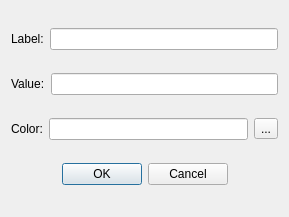
<?xml version="1.0" encoding="UTF-8"?>
<ui version="4.0">
 <class>ChartPointDialog</class>
 <widget class="QDialog" name="ChartPointDialog">
  <property name="geometry">
   <rect>
    <x>0</x>
    <y>0</y>
    <width>289</width>
    <height>217</height>
   </rect>
  </property>
  <property name="windowTitle">
   <string>Dialog</string>
  </property>
  <layout class="QVBoxLayout" name="verticalLayout">
   <item>
    <layout class="QHBoxLayout" name="horizontalLayout">
     <item>
      <widget class="QLabel" name="label">
       <property name="text">
        <string>Label:</string>
       </property>
      </widget>
     </item>
     <item>
      <widget class="QLineEdit" name="lineLabel"/>
     </item>
    </layout>
   </item>
   <item>
    <layout class="QHBoxLayout" name="horizontalLayout_2">
     <item>
      <widget class="QLabel" name="value">
       <property name="text">
        <string>Value:</string>
       </property>
      </widget>
     </item>
     <item>
      <widget class="QLineEdit" name="lineValue"/>
     </item>
    </layout>
   </item>
   <item>
    <layout class="QHBoxLayout" name="horizontalLayout_3">
     <item>
      <widget class="QLabel" name="color">
       <property name="text">
        <string>Color:</string>
       </property>
      </widget>
     </item>
     <item>
      <widget class="QLineEdit" name="lineColor"/>
     </item>
     <item>
      <widget class="QToolButton" name="buttonColor">
       <property name="text">
        <string>...</string>
       </property>
      </widget>
     </item>
    </layout>
   </item>
   <item>
    <widget class="QDialogButtonBox" name="buttonBox">
     <property name="orientation">
      <enum>Qt::Horizontal</enum>
     </property>
     <property name="standardButtons">
      <set>QDialogButtonBox::Cancel|QDialogButtonBox::Ok</set>
     </property>
     <property name="centerButtons">
      <bool>true</bool>
     </property>
    </widget>
   </item>
  </layout>
 </widget>
 <resources/>
 <connections>
  <connection>
   <sender>buttonBox</sender>
   <signal>accepted()</signal>
   <receiver>ChartPointDialog</receiver>
   <slot>accept()</slot>
   <hints>
    <hint type="sourcelabel">
     <x>248</x>
     <y>254</y>
    </hint>
    <hint type="destinationlabel">
     <x>157</x>
     <y>274</y>
    </hint>
   </hints>
  </connection>
  <connection>
   <sender>buttonBox</sender>
   <signal>rejected()</signal>
   <receiver>ChartPointDialog</receiver>
   <slot>reject()</slot>
   <hints>
    <hint type="sourcelabel">
     <x>316</x>
     <y>260</y>
    </hint>
    <hint type="destinationlabel">
     <x>286</x>
     <y>274</y>
    </hint>
   </hints>
  </connection>
 </connections>
</ui>
